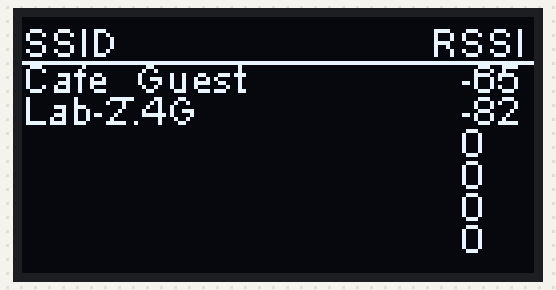
Bench run of a sketch on a simulated ESP8266 (NodeMCU). Parts: 128×64 one-colour display. A WiFi scan finds three made-up networks.

Above: at 2.1 s.

The sketch:

ESP_WiFI_Site_Survey_Tool.ino
```cpp
// (licence header left out)
#ifdef ESP8266
 #include <ESP8266WiFi.h>
 #define SDA D3
 #define SCL D4
#else
 #include <WiFi.h>
  #define SDA 5
  #define SCL 4
#endif

#include "SH1106.h"               // See https://github.com/squix78/esp8266-oled-ssd1306 or via Sketch/Include Library/Manage Libraries
SH1106 display(0x3c, SDA, SCL);   // OLED display object definition (address, SDA, SCL)

//#include "SH1306.h"             // See https://github.com/squix78/esp8266-oled-ssd1306 or via Sketch/Include Library/Manage Libraries
//SH1306 display(0x3c, SDA, SCL); // OLED display object definition (address, SDA, SCL)

struct networks {
  String Name;
  int    Signal;
};

networks networks_received [20];
networks networks_sorted[20];

void setup() {
  Serial.begin(115200);               // For serial diagnostic prints
  WiFi.mode(WIFI_STA);                // Put ESP32 into Station Mode
  Wire.begin(D3, D4); // (sda,scl)    // Start the Wire service for the OLED display using pin=D4 for SCL and Pin-D3 for SDA
  display.init();                     // Initialise the display
  display.flipScreenVertically();     // In my case flip the screen around by 180°
  display.setContrast(255);           // If you want turn the display contrast down, 255 is maxium and 0 in minimum, in practice about 128 is OK
  display.setFont(ArialMT_Plain_10);  // Set the Font size
}

void loop() {
  byte available_networks = WiFi.scanNetworks(); // Count the number of networks being received
  if (available_networks == 0) {
    Serial.println("no networks found");
  } else
  {
    get_and_sort_networks(available_networks);
    display.clear();
    display.drawString(0, 0, "SSID"); display.drawString(102, 0, "RSSI"); display.drawLine(0, 11, 127, 11);
    for (int i = 1; i < 7; i = i + 1) {
      display.drawString(0, i * 8 + 1, networks_received[i].Name + " "); // Display SSID name
      display.drawString(110, i * 8 + 1, String(networks_received[i].Signal)); // Display RSSI for that network
      display.display();
    }
  }
  delay(200); // Wait before scanning again
}

void get_and_sort_networks(byte available_networks) {
  // First get all network names and their signal strength
  for (int i = 1; i < available_networks; i++) {
    networks_received[i].Name   = String(WiFi.SSID(i)); // Display SSID name
    networks_received[i].Signal = WiFi.RSSI(i);         // Display RSSI for that network
  }
  // Now sort in order of signal strength
  String temp_name;
  int    temp_signal, iteration = 0;
  while (iteration < available_networks) { // Now bubblesort results by RSSI
    for (int i = 2; i < available_networks; i++) {
      if (networks_received[i].Signal > networks_received[i - 1].Signal) {
        temp_name   = networks_received[i - 1].Name;
        temp_signal = networks_received[i - 1].Signal;
        networks_received[i - 1].Name  = networks_received[i].Name; // Swap around values
        networks_received[i - 1].Signal = networks_received[i].Signal;
        networks_received[i].Name   = temp_name;
        networks_received[i].Signal = temp_signal;
      }
    }
    iteration++;
  }
}
```
